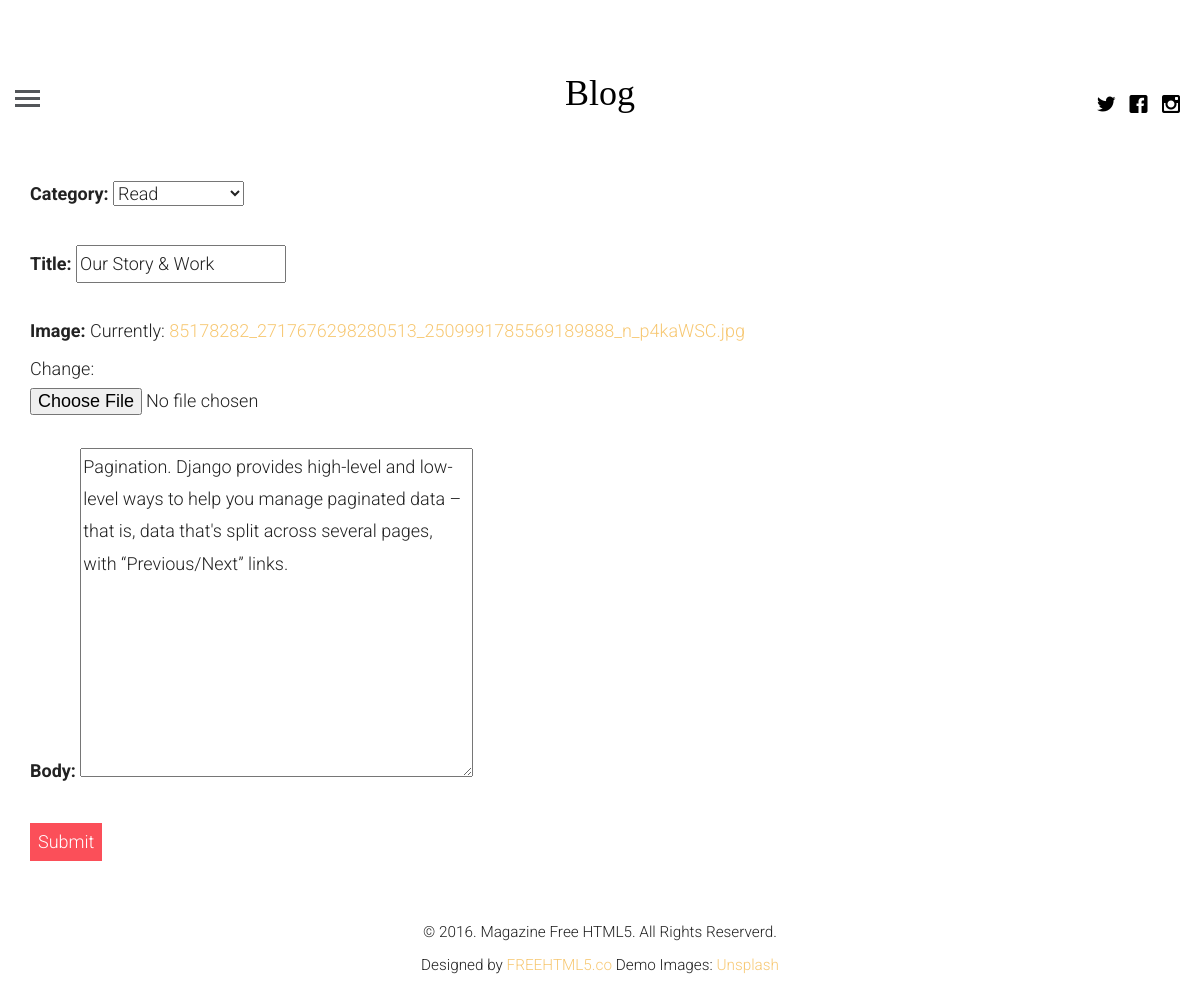
The app's page /update/2 (signed in) with its own data.
### blogApp/models.py (models this page shows, shortened)
class Article(models.Model):
    article_author = models.ForeignKey(Author, on_delete=models.CASCADE)
    title = models.CharField(max_length=200)
    body = models.TextField()
    image = models.FileField()
    posted_on = models.DateTimeField(auto_now_add=True, auto_now=False)
    updated_on = models.DateTimeField(auto_now=True, auto_now_add=False)
    category = models.ForeignKey(Category, on_delete=models.CASCADE)

### blogApp/views.py (the view)
# urls.py: path('update/<int:pid>', views.getUpdate, name="update"),
def getUpdate(request, pid):
    if request.user.is_authenticated:
        user = get_object_or_404(Author, name=request.user.id)
        post = get_object_or_404(Article, id=pid)
        form = createForm(request.POST or None, request.FILES or None, instance=post)
        if form.is_valid():
            instance = form.save(commit=False)
            instance.article_author = user
            instance.save()
            messages.success(request, 'Your Article updated successfully.')
            return redirect("profile")
        return render(request, "create.html", {"form": form})
    else:
        return redirect('login')

### blogApp/forms.py
class createForm(forms.ModelForm):
    class Meta:
        model = Article
        fields = [
            'category',
            'title',
            'image',
            'body'
        ]

### blogApp/models.py (called while the page is built)
    def __str__(self):
        return self.name

### templates/create.html (shortened to what this page needs)
{%  extends 'base.html' %}
{% block content  %}
<div class="container">
    <form action="" method="POST" enctype="multipart/form-data">
        {{ form.as_p }}
        <button class="btn-danger" type="submit">Submit</button>
    </form>
</div>
{% endblock %}

### blogApp/static/css/style.css (style rules this page uses)
html { background: #fff; }
body { font-family: "Roboto", arial, sans-serif; font-size: 18px; font-weight: 300; line-height: 1.8; color: #222; background: #fff; }
a { color: #f7c873; -webkit-transition: 0.5s; -o-transition: 0.5s; transition: 0.5s; }
p { margin-bottom: 30px; }
.btn-danger { background: #fb4f59; color: #fff; border: 2px solid #fb4f59; }

### records on screen
Article: category "Read", title "Our Story & Work", body "Pagination. Django provides high-level and low-level ways to help you manage paginated data – that is, data that's split across several pages, with “Previous/Next” links."
